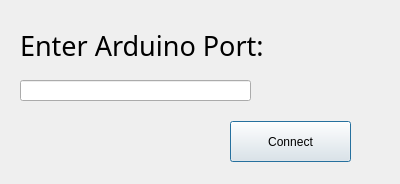
<?xml version="1.0" encoding="UTF-8"?>
<ui version="4.0">
 <class>Dialog</class>
 <widget class="QDialog" name="Dialog">
  <property name="geometry">
   <rect>
    <x>0</x>
    <y>0</y>
    <width>400</width>
    <height>184</height>
   </rect>
  </property>
  <property name="windowTitle">
   <string>Dialog</string>
  </property>
  <widget class="QLabel" name="label">
   <property name="geometry">
    <rect>
     <x>20</x>
     <y>30</y>
     <width>321</width>
     <height>31</height>
    </rect>
   </property>
   <property name="font">
    <font>
     <family>American Typewriter</family>
     <pointsize>20</pointsize>
     <bold>false</bold>
    </font>
   </property>
   <property name="text">
    <string>Enter Arduino Port:</string>
   </property>
  </widget>
  <widget class="QLineEdit" name="port_val">
   <property name="geometry">
    <rect>
     <x>20</x>
     <y>80</y>
     <width>231</width>
     <height>21</height>
    </rect>
   </property>
  </widget>
  <widget class="QPushButton" name="connectBtn">
   <property name="geometry">
    <rect>
     <x>230</x>
     <y>121</y>
     <width>121</width>
     <height>41</height>
    </rect>
   </property>
   <property name="text">
    <string>Connect</string>
   </property>
  </widget>
 </widget>
 <resources/>
 <connections/>
</ui>
